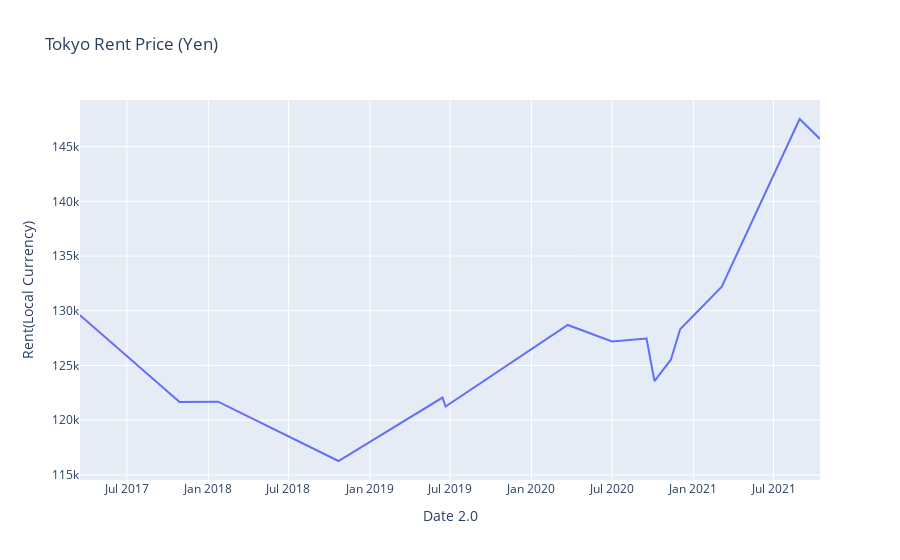

Notebook code cell kept with this figure:
### Markdown cell above
The plotly express code I got from here (https://plotly.com/python/plot-data-from-csv/)

### Code cell
fig = px.line(df, x = 'Date 2.0', y = 'Rent(Local Currency)', title='Tokyo Rent Price (Yen)')
fig.show()

### Figure 1 — Plotly figure (JSON) as saved in the notebook; plotly's stock layout.template omitted (floating-point values rounded to 4 significant figures)
{"data": [{"hovertemplate": "Date 2.0=%{x}<br>Rent(Local Currency)=%{y}<extra></extra>", "legendgroup": "", "line": {"color": "#636efa", "dash": "solid"}, "marker": {"symbol": "circle"}, "mode": "lines", "name": "", "orientation": "v", "showlegend": false, "type": "scatter", "x": ["2017-03-17", "2017-10-28", "2018-01-23", "2018-10-22", "2019-06-14", "2019-06-20", "2019-06-21", "2020-03-23", "2020-07-01", "2020-09-17", "2020-10-05", "2020-11-11", "2020-12-02", "2021-03-06", "2021-08-29", "2021-10-14"], "xaxis": "x", "y": [129600.0, 121700.0, 121700.0, 116300.0, 122100.0, 121300.0, 121300.0, 128700.0, 127200.0, 127500.0, 123600.0, 125525, 128300.0, 132200, 147500.0, 145700.0], "yaxis": "y"}], "layout": {"legend": {"tracegroupgap": 0}, "title": {"text": "Tokyo Rent Price (Yen)"}, "xaxis": {"anchor": "y", "domain": [0, 1], "title": {"text": "Date 2.0"}}, "yaxis": {"anchor": "x", "domain": [0, 1], "title": {"text": "Rent(Local Currency)"}}}}
